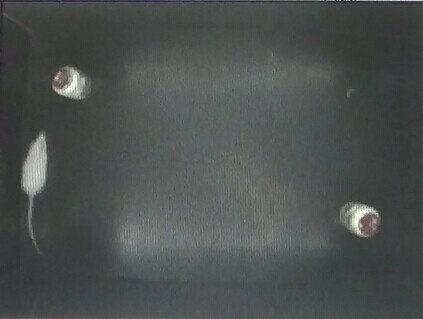
//> input picture 老鼠识别/老鼠识别/1.jpg, 423 x 319 px
$ ./识别   (built with g++ and OpenCV 4)
//> lines starting //> are read from the running program, lines starting //| are printed output that depends on the picture; after the words box and inside, x2 and y2 are one past the last pixel; in counts of white or black regions, pixels touching at a corner belong together
#include "cv.h"
#include "highgui.h"
#include "stdio.h"
#include "math.h"
#include "iostream"
using namespace std;
using namespace cv;


int main()
{
//-----------------------------------开创内存空间，载入图像--------------------------------
	IplImage  *img,*gimg,*edge,*cedge,*rimg,*result1,*result2,*result3;//,*result4;
	img=cvLoadImage("1.jpg");
//> img is the input picture: 319 rows x 423 cols, CV_8UC3; mean B, G, R 79.4, 80.6, 76.1
	cvNamedWindow("muban",1);
	cvShowImage("muban",img);

	int N_line=0;
	int count=0;

	gimg=cvCreateImage(cvSize(img->width,img->height),8,1);
    edge=cvCreateImage(cvSize(img->width,img->height),8,1);
	cedge=cvCreateImage(cvSize(img->width,img->height),8,1);

	rimg=cvCreateImage(cvSize(img->width,img->height),8,1);
	cvNot(rimg,rimg);

	result1=cvCreateImage(cvSize(img->width,img->height),8,1);
	result2=cvCreateImage(cvSize(img->width,img->height),8,1);
	result3=cvCreateImage(cvSize(img->width,img->height),8,1);

	cvNot(result1,result1);
	cvNot(result2,result2);
	cvNot(result3,result3);


//------------------------图像阈值化处理----------------------------------------
	cvCvtColor(img,gimg,CV_BGR2GRAY);//灰度图转化

	cvSmooth(gimg,edge,CV_BLUR,3,3,0);//高斯模糊

	cvDilate(gimg,gimg,NULL,1);
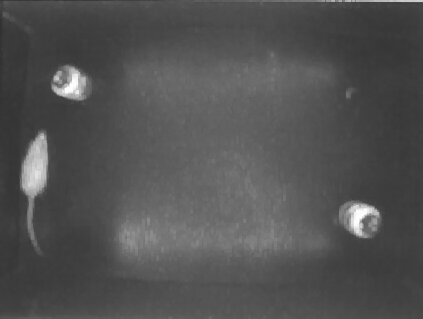
//> gimg: 319 rows x 423 cols, CV_8UC1; min 47, max 253, mean 82.1

	cvNamedWindow("灰度图像",1);
	cvShowImage("灰度图像",gimg);

	CvMemStorage *store;
	CvSeq  *outline;

	double thread=150;//设立阈值

	cvSmooth(gimg,edge,CV_BLUR,3,3,0);
	cvNot(gimg,edge);
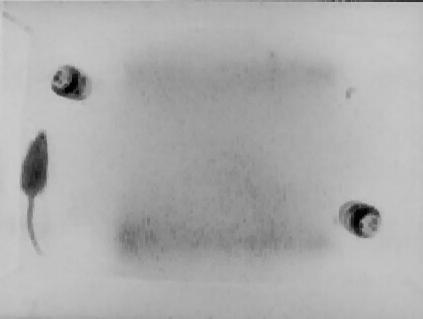
//> edge: 319 rows x 423 cols, CV_8UC1; min 2, max 208, mean 172.9
	cvThreshold(gimg,edge,thread,255,CV_THRESH_BINARY);
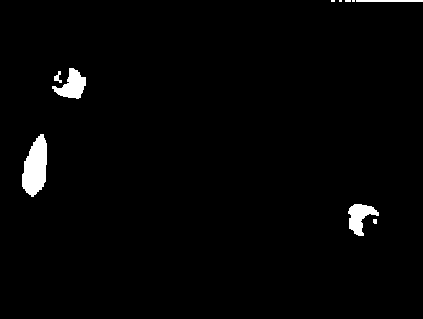
//> edge: 319 rows x 423 cols, CV_8UC1; 1.8% white; 10 white regions (5 under 20 px), largest, box (x1, y1, x2, y2) and area: (22, 134, 47, 197) 1098, (52, 68, 86, 99) 562, (348, 204, 379, 236) 521, (356, 0, 423, 2) 134, (54, 71, 62, 83) 49
	cvNot(edge,edge);


	IplConvKernel *space=cvCreateStructuringElementEx(4,4,2,2,CV_SHAPE_ELLIPSE,NULL);

    cvDilate(edge,edge,space,1);
	cvErode(edge,edge,space,1);
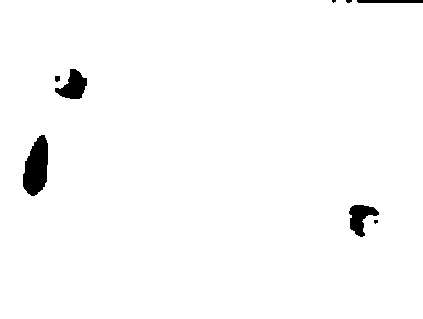
//> edge: 319 rows x 423 cols, CV_8UC1; 98.2% white; 8 black regions (3 under 20 px), largest, box (x1, y1, x2, y2) and area: (23, 135, 48, 196) 1095, (55, 69, 87, 99) 552, (349, 205, 379, 237) 511, (357, 0, 423, 3) 197, (55, 76, 60, 82) 27

	cvNamedWindow("二值图像",1);
	cvShowImage("二值图像",edge);


//------------------------边缘提取----------------------------------------
	cvCanny(edge,cedge,thread,thread*7,3);
//> cedge: 319 rows x 423 cols, CV_8UC1; 0.34% white in thin lines or dots, all inside (x1, y1, x2, y2) = (22, 0, 423, 237)
//	cvThreshold(gimg,edge,(double)edge_t,255,CV_THRESH_BINARY);

	store=cvCreateMemStorage(0);
	cvCreateSeq(CV_SEQ_ELTYPE_POINT,sizeof(CvSeq),sizeof(CvPoint),store);


	N_line=cvFindContours(cedge,store,&outline,sizeof(CvContour),CV_RETR_LIST,CV_CHAIN_APPROX_SIMPLE,cvPoint(0,0));
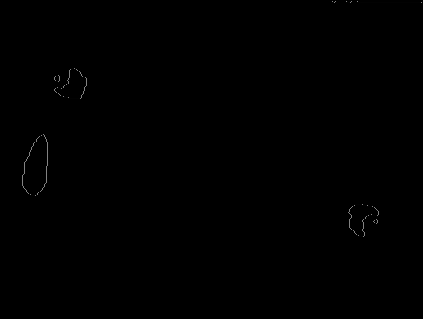
//> cedge: 319 rows x 423 cols, CV_8UC1; min 0, max 130, mean 0.3
//> N_line = 13; outline = 13 contours, 5 with area under 20; largest, box (x1, y1, x2, y2) and area: (22, 134, 48, 196) 1090, (22, 134, 48, 196) 1082, (54, 68, 87, 99) 550, (54, 68, 87, 99) 542, (348, 204, 379, 237) 518, (348, 204, 379, 237) 508, (54, 75, 60, 82) 26, (54, 75, 60, 82) 25
    cout<<" the number of outline:"<<N_line<<endl;
//|  the number of outline:13
//	printf("nCon=%d",nCon);


//------------------------建立分类标准，图像分类----------------------------------------
	for(;outline;outline=outline->h_next)
	{

//> (the run ends here: the program crashes, at `if(outline->total<7)`)
